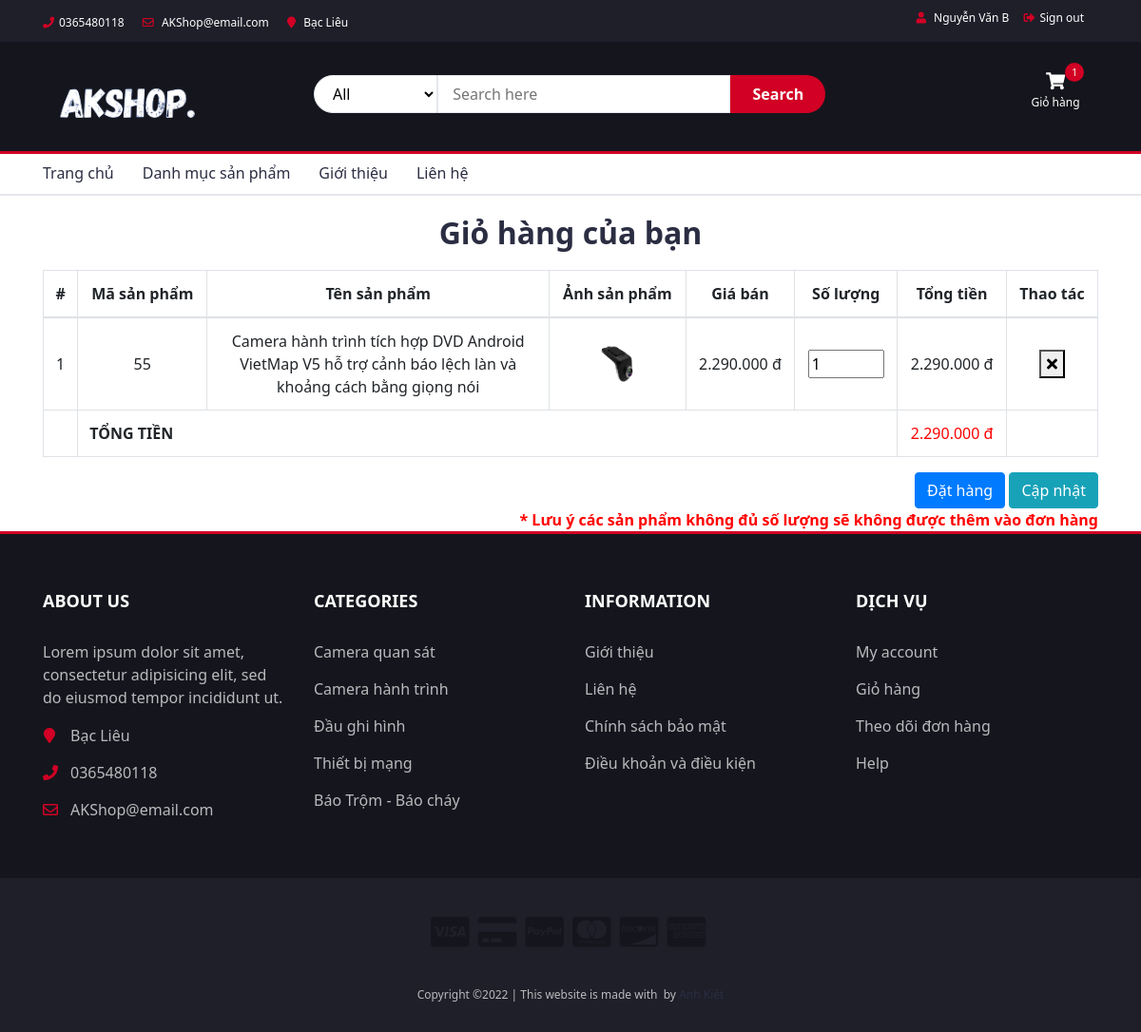
Page /cart.php (signed in) on the committed database.
### tables this page shows
CREATE TABLE `giohang` (
  `idGioHang` int(11) NOT NULL,
  `MSHH` int(11) NOT NULL,
  `MSKH` int(11) NOT NULL,
  `TongTien` decimal(10,0) NOT NULL,
  `SoLuong` int(11) NOT NULL
);

CREATE TABLE `hanghoa` (
  `MSHH` int(11) NOT NULL,
  `TenHH` varchar(255) NOT NULL,
  `QuyCach` varchar(255) NOT NULL,
  `Gia` decimal(10,0) NOT NULL,
  `SoLuongHang` int(11) NOT NULL,
  `MaLoaiHang` int(11) NOT NULL,
  `MoTaChiTiet` longtext NOT NULL
);

CREATE TABLE `hinhhanghoa` (
  `MaHinh` int(11) NOT NULL,
  `TenHinh` varchar(255) NOT NULL,
  `MSHH` int(11) NOT NULL
);

### cart.php (the view, shortened to what this page needs)
<?php
    include("./header.php");
?>
<?php
    if(empty($_SESSION['MSKH'])){
        ?>
            <h2 style="text-align:center;">Bạn chưa đăng nhập</h2>
        <?php
    }else{
        ?>
            <form action="" method="post">
                <h2 style="text-align:center; margin-top: 20px;">Giỏ hàng của bạn</h2>
                <?php
                    $MSKH = $_SESSION['MSKH'];
                    $select_giohang = "SELECT * FROM `giohang`, `hinhhanghoa`, `hanghoa`
                                    WHERE `giohang`.`MSHH` = `hanghoa`.`MSHH`
                                    AND `hinhhanghoa`.`MSHH` = `hanghoa`.`MSHH`
                                    AND `giohang`.`MSKH` = '$MSKH'";
                    $query_giohang = mysqli_query($conn, $select_giohang);
                    if(mysqli_num_rows($query_giohang) > 0){
                        ?>
                            <div class="container" style="margin-top: 20px;">
                                <table class="table table-bordered">
                                    <thead>
                                        <tr>
                                            <th style="text-align: center; vertical-align: middle;" scope="row">#</th>
                                            <th style="text-align: center; vertical-align: middle;" scope="row">Mã sản phẩm</th>
                                            <th style="text-align: center; vertical-align: middle; width: 360px" scope="row">Tên sản phẩm</th>
                                            <th style="text-align: center; vertical-align: middle;" scope="row">Ảnh sản phẩm</th>
                                            <th style="text-align: center; vertical-align: middle;" scope="row">Giá bán</th>
                                            <th style="text-align: center; vertical-align: middle;" scope="row">Số lượng</th>
                                            <th style="text-align: center; vertical-align: middle;" scope="row">Tổng tiền</th>
                                            <th style="text-align: center; vertical-align: middle;" scope="row">Thao tác</th>
                                        </tr>
                                    </thead>
                                    <tbody>
                                        <?php
                                            $stt = 1;
                                            $TongTien = 0;
                                            while($row_giohang = mysqli_fetch_array($query_giohang)){
                                                $MSHH = $row_giohang['MSHH'];
                                                $gia = $row_giohang['Gia'];
                                                $SoLuong = $row_giohang['SoLuong'];
                                                ?>
                                                    <tr>
                                                        <td style="text-align: center; vertical-align: middle;"><?= $stt ?></td>
                                                        <td style="text-align: center; vertical-align: middle;"><?= $MSHH ?></td>
                                                        <td style="text-align: center; vertical-align: middle;"><?= $row_giohang['TenHH'] ?></td>
                                                        <td style="text-align: center; vertical-align: middle;"><img width="50px" height="50px" src="./img/<?= $row_giohang['TenHinh'] ?>" alt=""></td>
                                                        <td style="text-align: center; vertical-align: middle;"><?= Number_format($gia, 0, ',', '.').' '.'đ' ?></td>
                                                        <td style="text-align: center; vertical-align: middle;">
                                                            <?php
                                                                $select_slh = "SELECT `hanghoa`.`SoLuongHang` FROM `hanghoa` WHERE `hanghoa`.`MSHH` = '$MSHH'  ";
                                                                $query_slh = mysqli_query($conn, $select_slh);
                                                                $row_SoLuongHang = mysqli_fetch_array($query_slh);
                                                                $SoLuongHang = $row_SoLuongHang['SoLuongHang'];
                                                                if($SoLuong > $SoLuongHang){
                                                                    ?>
                                                                        <input type="number" name="sl[<?=$row_giohang['idGioHang']?>]" value="<?=$SoLuong?>" max="50" min="1" style="width: 80px;"></br>
                                                                        <span style="color:red;">Không đủ số lượng</span>
                                                                    <?php
                                                                }elseif($SoLuong <= $SoLuongHang){
                                                                    ?>
                                                                        <input type="number" name="sl[<?=$row_giohang['idGioHang']?>]" value="<?=$SoLuong?>" max="50" min="1" style="width: 80px;">
                                                                    <?php
                                                                }
                                                            ?>
                                                        </td>
                                                        <td style="text-align: center; vertical-align: middle;"><?= Number_format($gia*$SoLuong, 0, ',', '.').' '.'đ' ?></td>
                                                            <td style="text-align: center; vertical-align: middle;">
                                                            <button name="delete_giohang" value="<?=$row_giohang['idGioHang']?>" class="delete"><i class="fas fa-times"></i></button>
                                                        </td>
                                                    </tr>
                                                <?php
                                                $stt++;
                                                $TongTien += ($gia*$row_giohang['SoLuong']);
                                            }
                                        ?>
                                        <tr>
                                            <td style="text-align: center; vertical-align: middle;"></td>
                                            <td style="text-align: left; vertical-align: middle; font-weight:bold;" colspan="5">TỔNG TIỀN</td>
                                            <td style="text-align: center; vertical-align: middle; color: red;"><?= Number_format($TongTien, 0, ',', '.').' '.'đ'?></td>
                                            <td style="text-align: center; vertical-align: middle;"></td>
                                        </tr>
                                    </tbody>
                                </table>
                            </div>
                            <div style="text-align: right;" class="container">
                                <a href="checkout.php" class="btn btn-primary">Đặt hàng</a>
                                <button name="update_giohang" class="btn btn-info">Cập nhật</button>
                            </div>
                            <div style="text-align: right;" class="container">
                                <span style="color: red; font-weight:bold;">* Lưu ý các sản phẩm không đủ số lượng sẽ không được thêm vào đơn hàng</span>
                            </div>
                        <?php
                    }
                ?>
            </form>
        <?php
    }
?>
<?php
    include("./footer.php");
?>

### css/index.css (style rules this page uses)
body { font-family: 'Segoe UI', Tahoma, Geneva, Verdana, sans-serif; font-weight: 400; color: #333; }
h1, h2, h3, h4, h5, h6 { color: #2B2D42; font-weight: 700; margin: 0 0 10px; }
a { color: #2B2D42; font-weight: 500; -webkit-transition: 0.2s color; transition: 0.2s color; }

### rows in the picture
giohang: MSHH.MSHH "55", MSHH.TenHH "Camera hành trình tích hợp DVD Android VietMap V5 hỗ trợ cảnh báo lệch làn và khoảng cách bằng giọng nói", hinhhanghoa.TenHinh (picture), MSHH.Gia "2.290.000", SoLuong "1", $gia*$SoLuong "2.290.000", $row_giohang['idGioHang'] 59 (drawn)

### other values in the picture
$_SESSION['HoTenKH'] "Nguyễn Văn B"
mysqli_num_rows($query_giohang) "1"
$TongTien "2.290.000"
